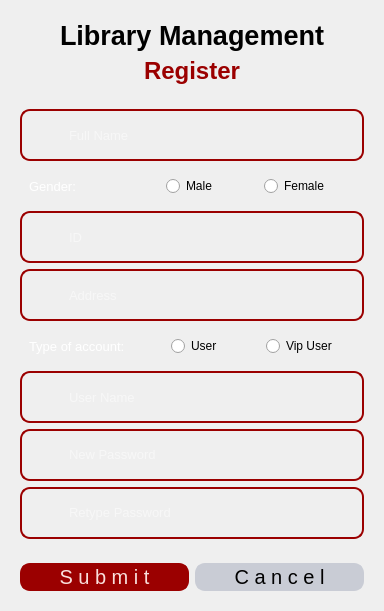
      <widget class="QWidget" name="page">
       <layout class="QVBoxLayout" name="verticalLayout_7">
        <item>
         <widget class="QWidget" name="widget_2" native="true">
          <layout class="QGridLayout" name="gridLayout">
           <item row="0" column="0">
            <spacer name="horizontalSpacer_4">
             <property name="orientation">
              <enum>Qt::Horizontal</enum>
             </property>
             <property name="sizeType">
              <enum>QSizePolicy::Expanding</enum>
             </property>
             <property name="sizeHint" stdset="0">
              <size>
               <width>40</width>
               <height>20</height>
              </size>
             </property>
            </spacer>
           </item>
           <item row="1" column="4">
            <spacer name="horizontalSpacer_5">
             <property name="orientation">
              <enum>Qt::Horizontal</enum>
             </property>
             <property name="sizeHint" stdset="0">
              <size>
               <width>40</width>
               <height>20</height>
              </size>
             </property>
            </spacer>
           </item>
           <item row="1" column="0">
            <spacer name="horizontalSpacer_3">
             <property name="orientation">
              <enum>Qt::Horizontal</enum>
             </property>
             <property name="sizeType">
              <enum>QSizePolicy::Expanding</enum>
             </property>
             <property name="sizeHint" stdset="0">
              <size>
               <width>40</width>
               <height>20</height>
              </size>
             </property>
            </spacer>
           </item>
           <item row="0" column="4">
            <spacer name="horizontalSpacer_6">
             <property name="orientation">
              <enum>Qt::Horizontal</enum>
             </property>
             <property name="sizeHint" stdset="0">
              <size>
               <width>40</width>
               <height>20</height>
              </size>
             </property>
            </spacer>
           </item>
           <item row="1" column="2">
            <widget class="QLabel" name="label_10">
             <property name="font">
              <font>
               <pointsize>18</pointsize>
               <weight>75</weight>
               <bold>true</bold>
              </font>
             </property>
             <property name="styleSheet">
              <string notr="true">color: #9B0000</string>
             </property>
             <property name="text">
              <string>Register</string>
             </property>
            </widget>
           </item>
           <item row="1" column="1">
            <spacer name="horizontalSpacer_7">
             <property name="orientation">
              <enum>Qt::Horizontal</enum>
             </property>
             <property name="sizeHint" stdset="0">
              <size>
               <width>40</width>
               <height>20</height>
              </size>
             </property>
            </spacer>
           </item>
           <item row="0" column="1" colspan="3">
            <widget class="QLabel" name="label_7">
             <property name="font">
              <font>
               <pointsize>20</pointsize>
               <weight>75</weight>
               <italic>false</italic>
               <bold>true</bold>
              </font>
             </property>
             <property name="styleSheet">
              <string notr="true">color: black</string>
             </property>
             <property name="text">
              <string>Library Management</string>
             </property>
            </widget>
           </item>
           <item row="1" column="3">
            <spacer name="horizontalSpacer_8">
             <property name="orientation">
              <enum>Qt::Horizontal</enum>
             </property>
             <property name="sizeHint" stdset="0">
              <size>
               <width>40</width>
               <height>20</height>
              </size>
             </property>
            </spacer>
           </item>
          </layout>
         </widget>
        </item>
        <item>
         <widget class="QWidget" name="widget_7" native="true">
          <layout class="QVBoxLayout" name="verticalLayout_6">
           <item>
            <widget class="QFrame" name="frame_7">
             <property name="minimumSize">
              <size>
               <width>220</width>
               <height>0</height>
              </size>
             </property>
             <property name="maximumSize">
              <size>
               <width>2000</width>
               <height>200</height>
              </size>
             </property>
             <property name="styleSheet">
              <string notr="true">#frame_7{
border-radius: 10px;
border: 2px solid #9B0000;
}</string>
             </property>
             <property name="frameShape">
              <enum>QFrame::StyledPanel</enum>
             </property>
             <property name="frameShadow">
              <enum>QFrame::Raised</enum>
             </property>
             <layout class="QHBoxLayout" name="horizontalLayout_7">
              <item>
               <widget class="QLabel" name="label_11">
                <property name="minimumSize">
                 <size>
                  <width>30</width>
                  <height>30</height>
                 </size>
                </property>
                <property name="maximumSize">
                 <size>
                  <width>30</width>
                  <height>30</height>
                 </size>
                </property>
                <property name="text">
                 <string/>
                </property>
                <property name="pixmap">
                 <pixmap resource="Resource.qrc">:/WhiteIcons/Resource/White/user.svg</pixmap>
                </property>
                <property name="scaledContents">
                 <bool>true</bool>
                </property>
               </widget>
              </item>
              <item>
               <widget class="QLineEdit" name="fullName">
                <property name="minimumSize">
                 <size>
                  <width>0</width>
                  <height>30</height>
                 </size>
                </property>
                <property name="font">
                 <font>
                  <pointsize>10</pointsize>
                 </font>
                </property>
                <property name="styleSheet">
                 <string notr="true">color: white;
background-color: transparent;
border: none</string>
                </property>
                <property name="placeholderText">
                 <string>Full Name</string>
                </property>
               </widget>
              </item>
             </layout>
            </widget>
           </item>
           <item>
            <widget class="QWidget" name="widget" native="true">
             <layout class="QHBoxLayout" name="horizontalLayout_6">
              <item>
               <widget class="QLabel" name="label_20">
                <property name="font">
                 <font>
                  <pointsize>10</pointsize>
                 </font>
                </property>
                <property name="styleSheet">
                 <string notr="true">color: white;
background-color: transparent;
border: none</string>
                </property>
                <property name="text">
                 <string>Gender:</string>
                </property>
               </widget>
              </item>
              <item>
               <spacer name="horizontalSpacer_2">
                <property name="orientation">
                 <enum>Qt::Horizontal</enum>
                </property>
                <property name="sizeType">
                 <enum>QSizePolicy::Fixed</enum>
                </property>
                <property name="sizeHint" stdset="0">
                 <size>
                  <width>40</width>
                  <height>20</height>
                 </size>
                </property>
               </spacer>
              </item>
              <item>
               <widget class="QRadioButton" name="maleCheck">
                <property name="text">
                 <string>Male</string>
                </property>
               </widget>
              </item>
              <item>
               <widget class="QRadioButton" name="femaleCheck">
                <property name="text">
                 <string>Female</string>
                </property>
               </widget>
              </item>
             </layout>
            </widget>
           </item>
           <item>
            <widget class="QFrame" name="frame_13">
             <property name="minimumSize">
              <size>
               <width>250</width>
               <height>0</height>
              </size>
             </property>
             <property name="maximumSize">
              <size>
               <width>2000</width>
               <height>200</height>
              </size>
             </property>
             <property name="styleSheet">
              <string notr="true">#frame_13{
border-radius: 10px;
border: 2px solid #9B0000;
}</string>
             </property>
             <property name="frameShape">
              <enum>QFrame::StyledPanel</enum>
             </property>
             <property name="frameShadow">
              <enum>QFrame::Raised</enum>
             </property>
             <layout class="QHBoxLayout" name="horizontalLayout_13">
              <item>
               <widget class="QLabel" name="label_17">
                <property name="minimumSize">
                 <size>
                  <width>30</width>
                  <height>30</height>
                 </size>
                </property>
                <property name="maximumSize">
                 <size>
                  <width>30</width>
                  <height>30</height>
                 </size>
                </property>
                <property name="styleSheet">
                 <string notr="true"/>
                </property>
                <property name="text">
                 <string/>
                </property>
                <property name="pixmap">
                 <pixmap resource="Resource.qrc">:/WhiteIcons/Resource/White/hash.svg</pixmap>
                </property>
                <property name="scaledContents">
                 <bool>true</bool>
                </property>
               </widget>
              </item>
              <item>
               <widget class="QLineEdit" name="id">
                <property name="minimumSize">
                 <size>
                  <width>0</width>
                  <height>30</height>
                 </size>
                </property>
                <property name="font">
                 <font>
                  <pointsize>10</pointsize>
                 </font>
                </property>
                <property name="styleSheet">
                 <string notr="true">color: white;
background-color: transparent;
border: none</string>
                </property>
                <property name="placeholderText">
                 <string>ID</string>
                </property>
               </widget>
              </item>
             </layout>
            </widget>
           </item>
           <item>
            <widget class="QFrame" name="frame_10">
             <property name="minimumSize">
              <size>
               <width>250</width>
               <height>0</height>
              </size>
             </property>
             <property name="maximumSize">
              <size>
               <width>2000</width>
               <height>200</height>
              </size>
             </property>
             <property name="styleSheet">
              <string notr="true">#frame_10{
border-radius: 10px;
border: 2px solid #9B0000;
}</string>
             </property>
             <property name="frameShape">
              <enum>QFrame::StyledPanel</enum>
             </property>
             <property name="frameShadow">
              <enum>QFrame::Raised</enum>
             </property>
             <layout class="QHBoxLayout" name="horizontalLayout_10">
              <item>
               <widget class="QLabel" name="label_14">
                <property name="minimumSize">
                 <size>
                  <width>30</width>
                  <height>30</height>
                 </size>
                </property>
                <property name="maximumSize">
                 <size>
                  <width>30</width>
                  <height>30</height>
                 </size>
                </property>
                <property name="styleSheet">
                 <string notr="true"/>
                </property>
                <property name="text">
                 <string/>
                </property>
                <property name="pixmap">
                 <pixmap resource="Resource.qrc">:/WhiteIcons/Resource/White/home.svg</pixmap>
                </property>
                <property name="scaledContents">
                 <bool>true</bool>
                </property>
               </widget>
              </item>
              <item>
               <widget class="QLineEdit" name="address">
                <property name="minimumSize">
                 <size>
                  <width>0</width>
                  <height>30</height>
                 </size>
                </property>
                <property name="font">
                 <font>
                  <pointsize>10</pointsize>
                 </font>
                </property>
                <property name="styleSheet">
                 <string notr="true">color: white;
background-color: transparent;
border: none</string>
                </property>
                <property name="placeholderText">
                 <string>Address</string>
                </property>
               </widget>
              </item>
             </layout>
            </widget>
           </item>
           <item>
            <widget class="QWidget" name="widget_14" native="true">
             <layout class="QHBoxLayout" name="horizontalLayout_11">
              <item>
               <widget class="QLabel" name="label_15">
                <property name="font">
                 <font>
                  <pointsize>10</pointsize>
                  <weight>50</weight>
                  <bold>false</bold>
                 </font>
                </property>
                <property name="styleSheet">
                 <string notr="true">color: white;
background-color: transparent;
border: none</string>
                </property>
                <property name="text">
                 <string>Type of account:</string>
                </property>
               </widget>
              </item>
              <item>
               <spacer name="horizontalSpacer">
                <property name="orientation">
                 <enum>Qt::Horizontal</enum>
                </property>
                <property name="sizeType">
                 <enum>QSizePolicy::Fixed</enum>
                </property>
                <property name="sizeHint" stdset="0">
                 <size>
                  <width>40</width>
                  <height>20</height>
                 </size>
                </property>
               </spacer>
              </item>
              <item>
               <widget class="QRadioButton" name="userCheck">
                <property name="text">
                 <string>User</string>
                </property>
               </widget>
              </item>
              <item>
               <widget class="QRadioButton" name="vipuserCheck">
                <property name="text">
                 <string>Vip User</string>
                </property>
               </widget>
              </item>
             </layout>
            </widget>
           </item>
           <item>
            <widget class="QFrame" name="frame_9">
             <property name="minimumSize">
              <size>
               <width>250</width>
               <height>0</height>
              </size>
             </property>
             <property name="maximumSize">
              <size>
               <width>2000</width>
               <height>200</height>
              </size>
             </property>
             <property name="styleSheet">
              <string notr="true">#frame_9{
border-radius: 10px;
border: 2px solid #9B0000;
}</string>
             </property>
             <property name="frameShape">
              <enum>QFrame::StyledPanel</enum>
             </property>
             <property name="frameShadow">
              <enum>QFrame::Raised</enum>
             </property>
             <layout class="QHBoxLayout" name="horizontalLayout_9">
              <item>
               <widget class="QLabel" name="label_13">
                <property name="minimumSize">
                 <size>
                  <width>30</width>
                  <height>30</height>
                 </size>
                </property>
                <property name="maximumSize">
                 <size>
                  <width>30</width>
                  <height>30</height>
                 </size>
                </property>
                <property name="text">
                 <string/>
                </property>
                <property name="pixmap">
                 <pixmap resource="Resource.qrc">:/WhiteIcons/Resource/White/user.svg</pixmap>
                </property>
                <property name="scaledContents">
                 <bool>true</bool>
                </property>
               </widget>
              </item>
              <item>
               <widget class="QLineEdit" name="username">
                <property name="minimumSize">
                 <size>
                  <width>0</width>
                  <height>30</height>
                 </size>
                </property>
                <property name="font">
                 <font>
                  <pointsize>10</pointsize>
                 </font>
                </property>
                <property name="styleSheet">
                 <string notr="true">color: white;
background-color: transparent;
border: none</string>
                </property>
                <property name="placeholderText">
                 <string>User Name</string>
                </property>
               </widget>
              </item>
             </layout>
            </widget>
           </item>
           <item>
            <widget class="QFrame" name="frame_8">
             <property name="styleSheet">
              <string notr="true">#frame_8{
border-radius: 10px;
border: 2px solid #9B0000;
}</string>
             </property>
             <property name="frameShape">
              <enum>QFrame::StyledPanel</enum>
             </property>
             <property name="frameShadow">
              <enum>QFrame::Raised</enum>
             </property>
             <layout class="QHBoxLayout" name="horizontalLayout_8">
              <item>
               <widget class="QLabel" name="label_12">
                <property name="minimumSize">
                 <size>
                  <width>30</width>
                  <height>30</height>
                 </size>
                </property>
                <property name="maximumSize">
                 <size>
                  <width>30</width>
                  <height>30</height>
                 </size>
                </property>
                <property name="text">
                 <string/>
                </property>
                <property name="pixmap">
                 <pixmap resource="Resource.qrc">:/WhiteIcons/Resource/White/key.svg</pixmap>
                </property>
                <property name="scaledContents">
                 <bool>true</bool>
                </property>
               </widget>
              </item>
              <item>
               <widget class="QLineEdit" name="newpassword">
                <property name="font">
                 <font>
                  <pointsize>10</pointsize>
                 </font>
                </property>
                <property name="styleSheet">
                 <string notr="true">color: white;
background-color: transparent;
border: none</string>
                </property>
                <property name="echoMode">
                 <enum>QLineEdit::Password</enum>
                </property>
                <property name="placeholderText">
                 <string>New Password</string>
                </property>
               </widget>
              </item>
             </layout>
            </widget>
           </item>
           <item>
            <widget class="QFrame" name="frame_12">
             <property name="styleSheet">
              <string notr="true">#frame_12{
border-radius: 10px;
border: 2px solid #9B0000;
}</string>
             </property>
             <property name="frameShape">
              <enum>QFrame::StyledPanel</enum>
             </property>
             <property name="frameShadow">
              <enum>QFrame::Raised</enum>
             </property>
             <layout class="QHBoxLayout" name="horizontalLayout_12">
              <item>
               <widget class="QLabel" name="label_16">
                <property name="minimumSize">
                 <size>
                  <width>30</width>
                  <height>30</height>
                 </size>
                </property>
                <property name="maximumSize">
                 <size>
                  <width>30</width>
                  <height>30</height>
                 </size>
                </property>
                <property name="text">
                 <string/>
                </property>
                <property name="pixmap">
                 <pixmap resource="Resource.qrc">:/WhiteIcons/Resource/White/key.svg</pixmap>
                </property>
                <property name="scaledContents">
                 <bool>true</bool>
                </property>
               </widget>
              </item>
              <item>
               <widget class="QLineEdit" name="retypepassword">
                <property name="font">
                 <font>
                  <pointsize>10</pointsize>
                 </font>
                </property>
                <property name="styleSheet">
                 <string notr="true">color: white;
background-color: transparent;
border: none</string>
                </property>
                <property name="echoMode">
                 <enum>QLineEdit::Password</enum>
                </property>
                <property name="placeholderText">
                 <string>Retype Password</string>
                </property>
               </widget>
              </item>
             </layout>
            </widget>
           </item>
          </layout>
         </widget>
        </item>
        <item>
         <widget class="QWidget" name="widget_5" native="true">
          <layout class="QHBoxLayout" name="horizontalLayout_21">
           <item>
            <widget class="QPushButton" name="pushButton_4">
             <property name="minimumSize">
              <size>
               <width>150</width>
               <height>0</height>
              </size>
             </property>
             <property name="maximumSize">
              <size>
               <width>200</width>
               <height>50</height>
              </size>
             </property>
             <property name="font">
              <font>
               <pointsize>15</pointsize>
               <weight>50</weight>
               <bold>false</bold>
              </font>
             </property>
             <property name="styleSheet">
              <string notr="true">QPushButton{
color:  #F9DFDC;
background-color: #9B0000;
border-radius: 10px;
border: 2px solid  #9B0000;
}

QPushButton:hover{
background-color: #CD1818;
cursor: pointer;
}</string>
             </property>
             <property name="text">
              <string>S u b m i t</string>
             </property>
            </widget>
           </item>
           <item>
            <widget class="QPushButton" name="pushButton_5">
             <property name="minimumSize">
              <size>
               <width>150</width>
               <height>0</height>
              </size>
             </property>
             <property name="maximumSize">
              <size>
               <width>200</width>
               <height>50</height>
              </size>
             </property>
             <property name="font">
              <font>
               <pointsize>15</pointsize>
               <weight>50</weight>
               <bold>false</bold>
              </font>
             </property>
             <property name="styleSheet">
              <string notr="true">QPushButton{
color: black;
background-color: #C9CCD5;
border-radius: 10px;
border: 2px solid  #C9CCD5;
}

QPushButton:hover{
background-color: #DDDDDD;
cursor: pointer;
}</string>
             </property>
             <property name="text">
              <string>C a n c e l</string>
             </property>
            </widget>
           </item>
          </layout>
         </widget>
        </item>
       </layout>
      </widget>
